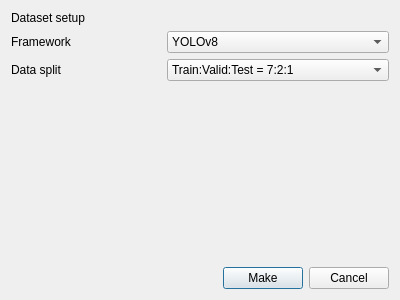
<?xml version="1.0" encoding="UTF-8"?>
<ui version="4.0">
 <class>Dialog</class>
 <widget class="QDialog" name="Dialog">
  <property name="geometry">
   <rect>
    <x>0</x>
    <y>0</y>
    <width>400</width>
    <height>300</height>
   </rect>
  </property>
  <property name="windowTitle">
   <string>Dialog</string>
  </property>
  <layout class="QVBoxLayout" name="verticalLayout">
   <item>
    <widget class="QLabel" name="label_5">
     <property name="text">
      <string>Dataset setup</string>
     </property>
    </widget>
   </item>
   <item>
    <layout class="QGridLayout" name="gridLayout">
     <item row="0" column="0">
      <widget class="QLabel" name="label">
       <property name="sizePolicy">
        <sizepolicy hsizetype="Fixed" vsizetype="Preferred">
         <horstretch>0</horstretch>
         <verstretch>0</verstretch>
        </sizepolicy>
       </property>
       <property name="minimumSize">
        <size>
         <width>150</width>
         <height>0</height>
        </size>
       </property>
       <property name="text">
        <string>Framework</string>
       </property>
      </widget>
     </item>
     <item row="0" column="1">
      <widget class="QComboBox" name="comboBoxFramework">
       <item>
        <property name="text">
         <string>YOLOv8</string>
        </property>
       </item>
      </widget>
     </item>
     <item row="1" column="0">
      <widget class="QLabel" name="label_2">
       <property name="sizePolicy">
        <sizepolicy hsizetype="Fixed" vsizetype="Preferred">
         <horstretch>0</horstretch>
         <verstretch>0</verstretch>
        </sizepolicy>
       </property>
       <property name="minimumSize">
        <size>
         <width>150</width>
         <height>0</height>
        </size>
       </property>
       <property name="text">
        <string>Data split</string>
       </property>
      </widget>
     </item>
     <item row="1" column="1">
      <widget class="QComboBox" name="comboBoxDataSplit">
       <item>
        <property name="text">
         <string>Train:Valid:Test = 7:2:1</string>
        </property>
       </item>
      </widget>
     </item>
    </layout>
   </item>
   <item>
    <spacer name="verticalSpacer">
     <property name="orientation">
      <enum>Qt::Orientation::Vertical</enum>
     </property>
     <property name="sizeHint" stdset="0">
      <size>
       <width>20</width>
       <height>40</height>
      </size>
     </property>
    </spacer>
   </item>
   <item>
    <layout class="QHBoxLayout" name="horizontalLayout">
     <item>
      <spacer name="horizontalSpacer">
       <property name="orientation">
        <enum>Qt::Orientation::Horizontal</enum>
       </property>
       <property name="sizeHint" stdset="0">
        <size>
         <width>40</width>
         <height>20</height>
        </size>
       </property>
      </spacer>
     </item>
     <item>
      <widget class="QPushButton" name="pushButtonMake">
       <property name="text">
        <string>Make</string>
       </property>
      </widget>
     </item>
     <item>
      <widget class="QPushButton" name="pushButtonCancel">
       <property name="text">
        <string>Cancel</string>
       </property>
      </widget>
     </item>
    </layout>
   </item>
  </layout>
 </widget>
 <resources/>
 <connections/>
</ui>
